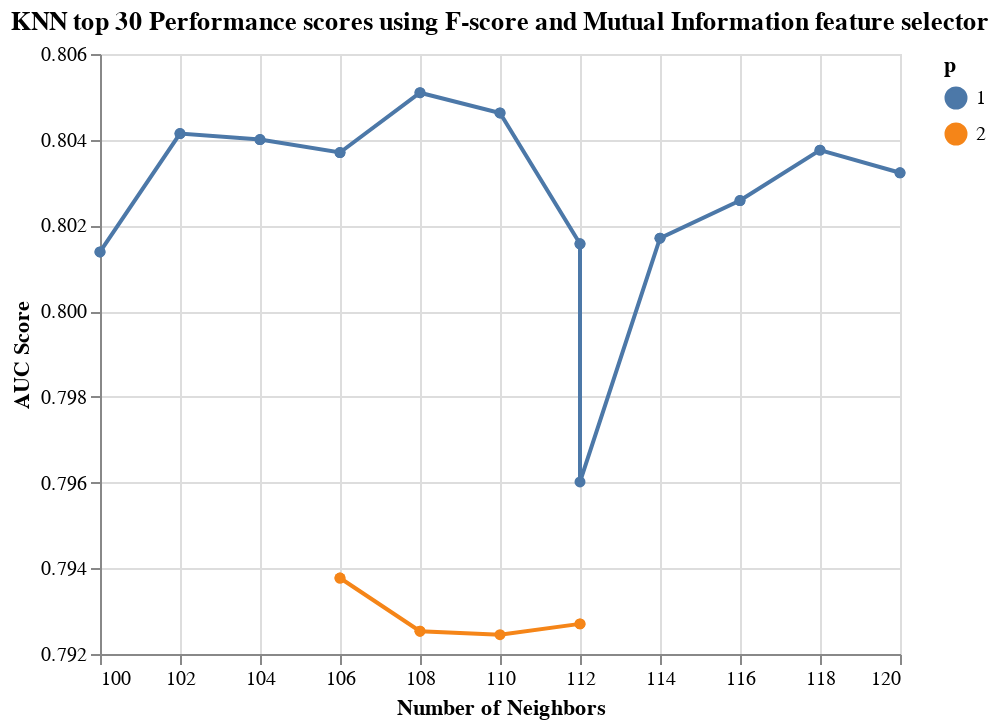

Write notebook code for a chart like this one.
### Code cell
alt.Chart(results_KNN_1, 
          title='KNN top 30 Performance scores using F-score and Mutual Information feature selector'
         ).mark_line(point=True).encode(
    alt.X('knn__n_neighbors', title='Number of Neighbors'),
    alt.Y('test_score', title='AUC Score', scale=alt.Scale(zero=False)),
    alt.Color('knn__p:N', title='p')
)

### Figure 1 — Vega-Lite specification as saved in the notebook (floating-point values rounded to 4 significant figures)
{"config": {"view": {"continuousWidth": 400, "continuousHeight": 300}}, "data": {"name": "data-98ee96dc855fe0b3789a9ccecad9fdb5"}, "mark": {"type": "line", "point": true}, "encoding": {"color": {"type": "nominal", "field": "knn__p", "title": "p"}, "x": {"type": "quantitative", "field": "knn__n_neighbors", "title": "Number of Neighbors"}, "y": {"type": "quantitative", "field": "test_score", "scale": {"zero": false}, "title": "AUC Score"}}, "title": "KNN top 30 Performance scores using F-score and Mutual Information feature selector", "$schema": "https://vega.github.io/schema/vega-lite/v4.8.1.json", "datasets": {"data-98ee96dc855fe0b3789a9ccecad9fdb5": [{"index": 162, "fselector__k": 49, "knn__n_neighbors": 108, "knn__p": 1, "test_score": 0.8051}, {"index": 140, "fselector__k": 49, "knn__n_neighbors": 108, "knn__p": 1, "test_score": 0.8051}, {"index": 142, "fselector__k": 49, "knn__n_neighbors": 110, "knn__p": 1, "test_score": 0.8046}, {"index": 164, "fselector__k": 49, "knn__n_neighbors": 110, "knn__p": 1, "test_score": 0.8046}, {"index": 134, "fselector__k": 49, "knn__n_neighbors": 102, "knn__p": 1, "test_score": 0.8041}, {"index": 156, "fselector__k": 49, "knn__n_neighbors": 102, "knn__p": 1, "test_score": 0.8041}, {"index": 136, "fselector__k": 49, "knn__n_neighbors": 104, "knn__p": 1, "test_score": 0.804}, {"index": 158, "fselector__k": 49, "knn__n_neighbors": 104, "knn__p": 1, "test_score": 0.804}, {"index": 150, "fselector__k": 49, "knn__n_neighbors": 118, "knn__p": 1, "test_score": 0.8038}, {"index": 172, "fselector__k": 49, "knn__n_neighbors": 118, "knn__p": 1, "test_score": 0.8038}, {"index": 138, "fselector__k": 49, "knn__n_neighbors": 106, "knn__p": 1, "test_score": 0.8037}, {"index": 160, "fselector__k": 49, "knn__n_neighbors": 106, "knn__p": 1, "test_score": 0.8037}, {"index": 174, "fselector__k": 49, "knn__n_neighbors": 120, "knn__p": 1, "test_score": 0.8032}, {"index": 152, "fselector__k": 49, "knn__n_neighbors": 120, "knn__p": 1, "test_score": 0.8032}, {"index": 170, "fselector__k": 49, "knn__n_neighbors": 116, "knn__p": 1, "test_score": 0.8026}, {"index": 148, "fselector__k": 49, "knn__n_neighbors": 116, "knn__p": 1, "test_score": 0.8026}, {"index": 146, "fselector__k": 49, "knn__n_neighbors": 114, "knn__p": 1, "test_score": 0.8017}, {"index": 168, "fselector__k": 49, "knn__n_neighbors": 114, "knn__p": 1, "test_score": 0.8017}, {"index": 144, "fselector__k": 49, "knn__n_neighbors": 112, "knn__p": 1, "test_score": 0.8016}, {"index": 166, "fselector__k": 49, "knn__n_neighbors": 112, "knn__p": 1, "test_score": 0.8016}, {"index": 154, "fselector__k": 49, "knn__n_neighbors": 100, "knn__p": 1, "test_score": 0.8014}, {"index": 132, "fselector__k": 49, "knn__n_neighbors": 100, "knn__p": 1, "test_score": 0.8014}, {"index": 122, "fselector__k": 30, "knn__n_neighbors": 112, "knn__p": 1, "test_score": 0.796}, {"index": 161, "fselector__k": 49, "knn__n_neighbors": 106, "knn__p": 2, "test_score": 0.7938}, {"index": 139, "fselector__k": 49, "knn__n_neighbors": 106, "knn__p": 2, "test_score": 0.7938}, {"index": 167, "fselector__k": 49, "knn__n_neighbors": 112, "knn__p": 2, "test_score": 0.7927}, {"index": 145, "fselector__k": 49, "knn__n_neighbors": 112, "knn__p": 2, "test_score": 0.7927}, {"index": 163, "fselector__k": 49, "knn__n_neighbors": 108, "knn__p": 2, "test_score": 0.7925}, {"index": 141, "fselector__k": 49, "knn__n_neighbors": 108, "knn__p": 2, "test_score": 0.7925}, {"index": 143, "fselector__k": 49, "knn__n_neighbors": 110, "knn__p": 2, "test_score": 0.7925}]}}
